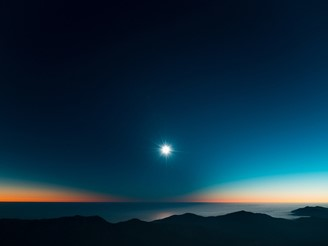
#> input picture teste.jpg, 328 x 246 px
$ python EscalaCinza.py
#> lines starting #> are read from the running program, lines starting #| are printed output that depends on the picture
import cv2
import numpy as np

path = "teste.jpg"
img = cv2.imread(path)
#> img is the input picture: shape (246, 328, 3); mean B, G, R 63.8, 45, 13.5
h, w = img.shape[:2]
#> h = 246; w = 328

imgNova = np.zeros((h,w,3), np.uint8)

for i in range(h):
    for j in range(w):
        imgNova[i, j] = (img[i, j, 2] + img[i, j, 1] + img[i, j, 0]) / 3
        print(imgNova[i,j])
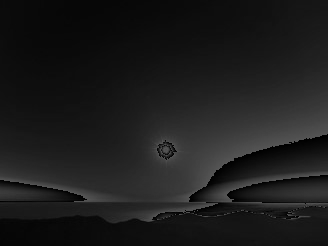
#> imgNova: shape (246, 328, 3); min 0, max 85, mean 28.2


cv2.imshow("Imagem Original", img)
cv2.imshow("Escala de cinza", imgNova)
cv2.waitKey(0)
